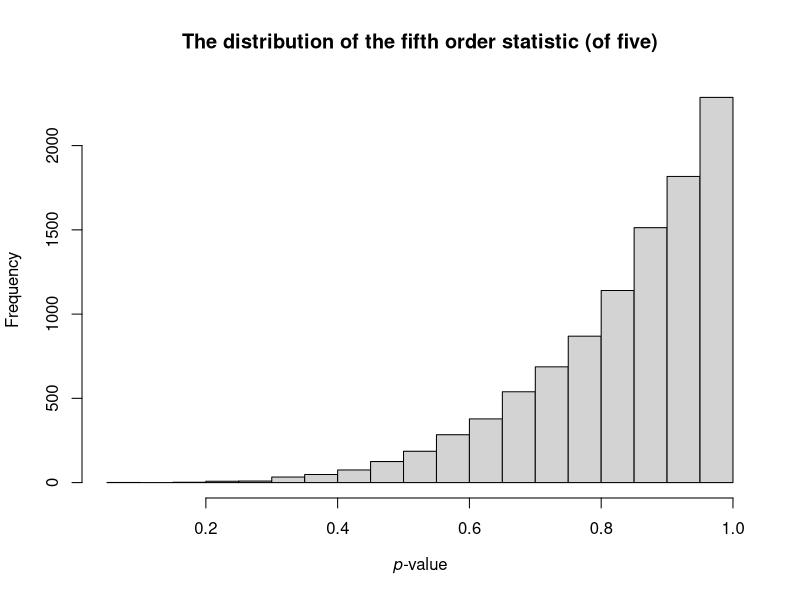
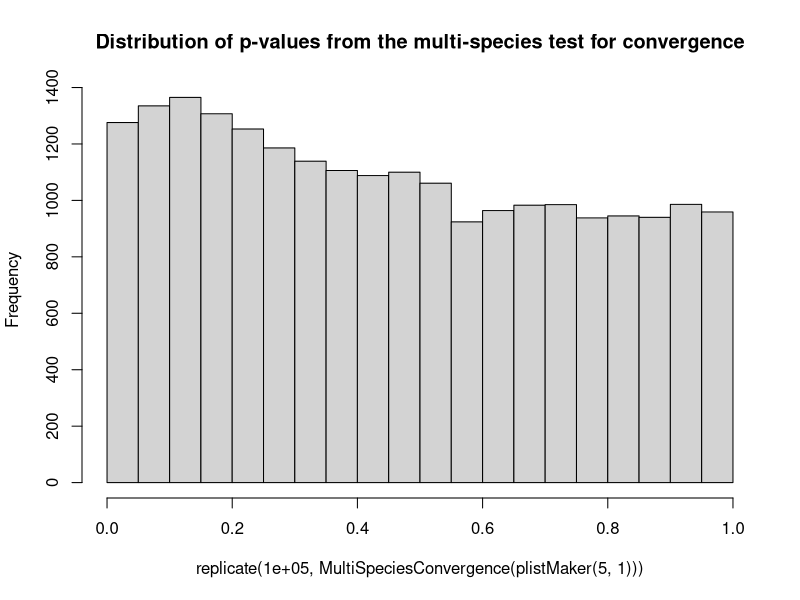
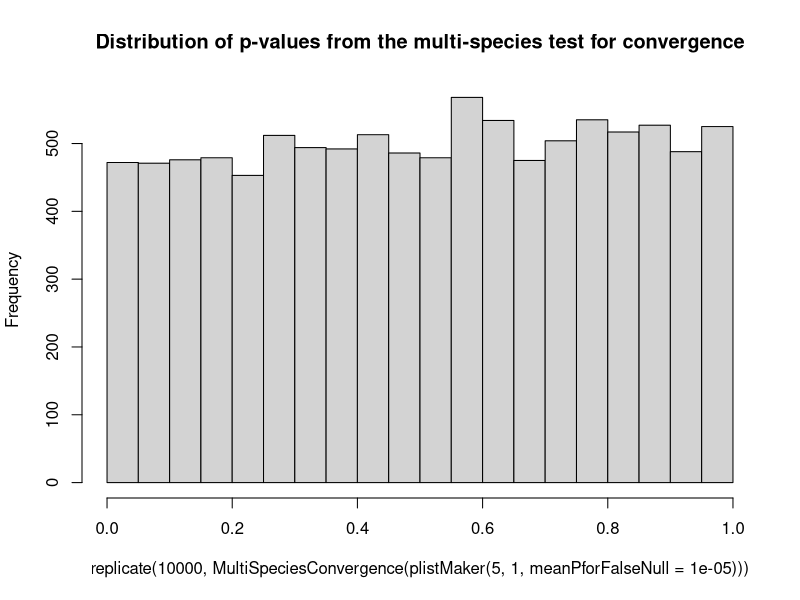
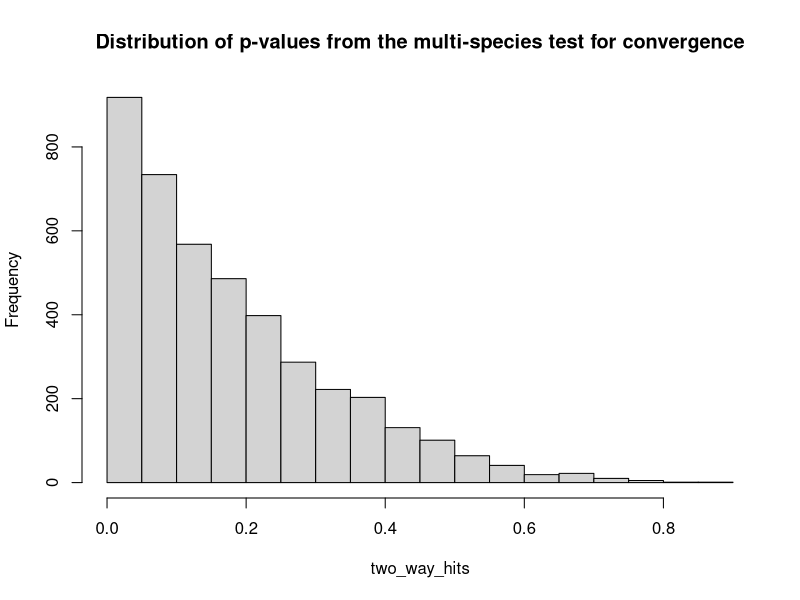
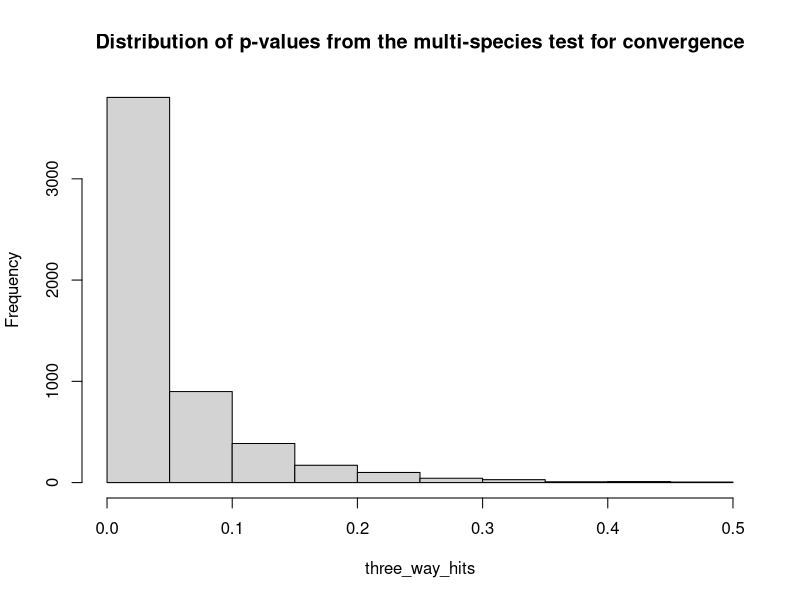
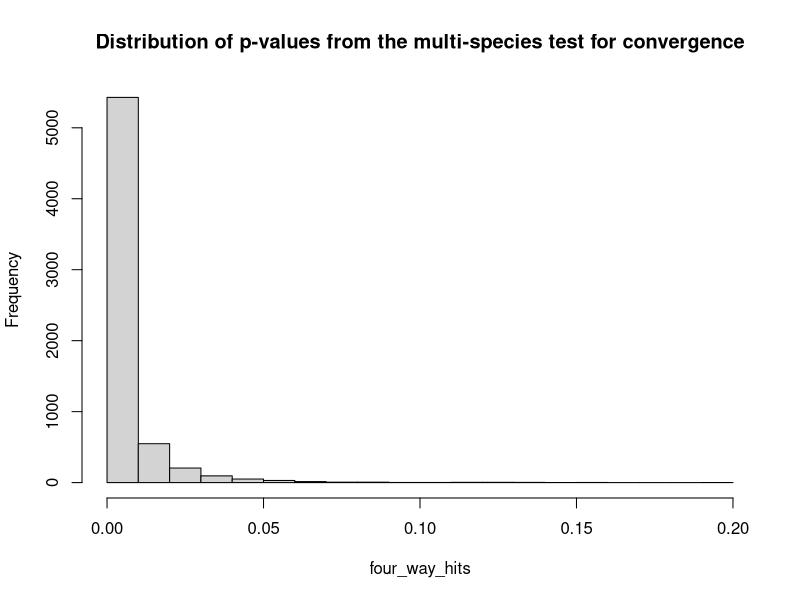

Write R code to recreate these figures, in order. (Note: a time limit stopped this script after it produced the figures.)
## ---- chunk 1
knitr::opts_chunk$set(echo = TRUE)
## ---- chunk 2
hist(rbeta(10000, 5, 5 + 1 - 5),
     main = "The distribution of the fifth order statistic (of five)",
     xlab = expression(italic("p")*"-value"))
## ---- chunk 3

p_value_adjustment <- function(p_vec){
  p_adj = 1 - (1 - min(p_vec))^length(p_vec)
  return(p_adj)
}


p_jth <- function(plist,j) {
  # get the list of the p-value vector
  k=length(plist)
  # return an NA if the j parameter is bigger than the length of the p vector
  if(j>k) {return(NA)}
  # sort the p-values
  pjth=sort(plist)[j]
  # scale the probabilities 
  prob = if(j<k) (pjth /sort(plist)[j+1]) else max(plist)
  # perform the test
  dbinom(x = j, size = j, prob=prob ) 
}

pMax <- function(pVec){
  outVec <- rep(1, length(pVec))
  for (r in 1:length(pVec)){
    outVec[r] =  p_jth(pVec, r)
  }
  return(outVec)
}

MultiSpeciesConvergence <- function(plist, alpha1=.05){
# plist is the set of p-values that you are analying
# alpha1 is the significance threshold for determining whether there is adaptation in at least 1 species
  
# sort the p-values
  sortP = sort(plist)
# get the number of p-values
  n=length(plist)
# remove the first p-value to make the list of order statistics to test
  otherPlist =sortP[-1]
# test if there is adaptation in the species with the smallest p - Dunn-Sidak corrected
  adaptation=sortP[1] < 1-(1-alpha1)^(1/n)
# IF there is at least one hit in the set of 5 p-values run Pmax
#  ELSE return NA
    if(adaptation) p_value_adjustment(pMax(otherPlist)) else NA
}
## ---- chunk 4
MultiSpeciesConvergence( c( 0.01,0.05,0.13,0.5,0.8))
## ---- chunk 5
MultiSpeciesConvergence( c( 0.005,0.01,0.06,0.10,0.8))
## ---- chunk 6
pexp(.05,rate =1/.05)
## ---- chunk 7
plistMaker=function(nSpecies,x, meanPforFalseNull=0.05){
  c(rexp(n=x, rate=1/meanPforFalseNull),runif(n=nSpecies-x))
}
## ---- chunk 8
hist( 
  replicate(100000, 
            MultiSpeciesConvergence(plistMaker(5,1))
            ),
  main= "Distribution of p-values from the multi-species test for convergence"
  )
## ---- chunk 9
hist( 
  replicate(10000, 
            MultiSpeciesConvergence(plistMaker(5,1, meanPforFalseNull = 0.00001))
            ),
    main= "Distribution of p-values from the multi-species test for convergence"

  )
## ---- chunk 10
two_way_hits <- replicate(10000, MultiSpeciesConvergence(plistMaker(4,2, meanPforFalseNull = 0.05)))

hist( 
   two_way_hits,
            
    main= "Distribution of p-values from the multi-species test for convergence"

  )
sum(na.omit(two_way_hits) < 0.05)/length(na.omit(two_way_hits))
## ---- chunk 11
three_way_hits <- replicate(10000,MultiSpeciesConvergence(plistMaker(4,3, meanPforFalseNull = 0.05)))

hist( 
   three_way_hits,
    main= "Distribution of p-values from the multi-species test for convergence"
  )
sum(na.omit(three_way_hits) < 0.05)/length(na.omit(three_way_hits))
## ---- chunk 12
four_way_hits <- replicate(10000,MultiSpeciesConvergence(plistMaker(4,4, meanPforFalseNull = 0.05)))

hist( 
   four_way_hits,
    main= "Distribution of p-values from the multi-species test for convergence"
  )
sum(na.omit(four_way_hits) < 0.05)/length(na.omit(four_way_hits))
## ---- chunk 13

GEA_power <- c( 1:10/1000, 1:10/100, 1:5/10)

power_results <- list()

## And for 4-way:
for (p in seq(length(GEA_power))){
  
  no_way <- replicate(10000,MultiSpeciesConvergence(plistMaker(5,0, meanPforFalseNull = GEA_power[p])))
  one_way <- replicate(10000,MultiSpeciesConvergence(plistMaker(5,1, meanPforFalseNull = GEA_power[p])))
  two_way <- replicate(10000,MultiSpeciesConvergence(plistMaker(5,2, meanPforFalseNull = GEA_power[p])))
  three_way <- replicate(10000,MultiSpeciesConvergence(plistMaker(5,3, meanPforFalseNull = GEA_power[p])))
  four_way <- replicate(10000,MultiSpeciesConvergence(plistMaker(5,4, meanPforFalseNull = GEA_power[p])))
  five_way <- replicate(10000,MultiSpeciesConvergence(plistMaker(5,5, meanPforFalseNull = GEA_power[p])))

  no_way_power <- sum(na.omit(no_way) < 0.05)/length(na.omit(no_way))
 one_way_power <- sum(na.omit(one_way) < 0.05)/length(na.omit(one_way))
two_way_power <- sum(na.omit(two_way) < 0.05)/length(na.omit(two_way))
  three_way_power <- sum(na.omit(three_way) < 0.05)/length(na.omit(three_way))
  four_way_power <- sum(na.omit(four_way) < 0.05)/length(na.omit(four_way))
  five_way_power <- sum(na.omit(five_way) < 0.05)/length(na.omit(five_way))
  
  loop_results <- c(pexp(.05,rate =1/GEA_power[p]),
    no_way_power,
    one_way_power,
    two_way_power,
    three_way_power,
    four_way_power,
    five_way_power)
  power_results[[p]] <- loop_results
  }

outputData <- data.frame(do.call(rbind, power_results))
names(outputData) <- c("GEA_power", 
                       "no_hits",
                       "one_hits",
                       "two_hits",
                       "three_hits",
                       "four_hits",
                       "five_hits")

## ---- chunk 14


library(ggplot2)
library(reshape2)
melt_results <- melt(outputData, id = "GEA_power")
ggplot(data = melt_results,
       aes(x = GEA_power,
           y = value,
           col = variable))+
  geom_line()+
  scale_y_continuous("pMax Power")+
  scale_x_continuous(expression("GEA Power ("*alpha*" <= 0.05"))+
  theme_bw()
  

## ---- chunk 15

rescale_upper_p <- function(pVals){
  if (pVals[1] > pVals[2]){
    return(NA)
  }
   (1 -  (1- pVals[2])/(1- pVals[1]))
}

nullZ <- function(pList, alpha1 = 0.01, alpha2 = 0.05){
  stopifnot(alpha1 < alpha2)
  if (length(pList) != 2){return(NA)}
 
  sorted_list <- sort(pList) 

  if (sorted_list[1] >alpha1){return(NA)}
  else{
    return(sorted_list[2] <= alpha2)
  }
 }

temp_2_way <- plistMaker(2,2, meanPforFalseNull=0.05)
temp_2_way
nullZ(temp_2_way, alpha1= 0.01, alpha2 = 0.05)
## ---- chunk 16


#GEA_power <- c( 1:10/1000, 1:10/100, 1:5/10)

power_results_2 <- list()

for (p in seq(length(GEA_power))){
  
  two_way_data <- rbind( 
  # Convergent genes
    t(rbind(replicate(100, plistMaker(2,2, meanPforFalseNull=GEA_power[p]))) ),
# Idiosyncratic genes
    t(rbind(replicate(200, plistMaker(2,1, meanPforFalseNull=GEA_power[p]))) ),
# Neutral genes
    t(rbind(replicate(17000, plistMaker(2,0, meanPforFalseNull=GEA_power[p]))) ) 
  )

## Shuffle row-wise - this only effects the placement of the idiosyncratic genes
  two_way_result <- two_way_data[,sample(ncol(two_way_data))]
  
  result <- apply(two_way_result, 1, nullZ)

  numConverged <- sum( na.omit( result ) )
  
  loop_results <- c(pexp(.05,rate =1/GEA_power[p]),
                    numConverged)
  
  power_results_2[[p]] <- loop_results

}


outputData_twoWay <- data.frame(do.call(rbind, power_results_2))
names(outputData_twoWay) <- c("GEA_power", 
                       "convergenceEstimate")


## ---- chunk 17
alpha1 = 0.05
alpha2 = 0.01
2*alpha1*alpha2*20000
## ---- chunk 18
qpois(.95, 2*alpha1*alpha2*20000)
## ---- chunk 19
ggplot(data = outputData_twoWay, 
       aes(x= GEA_power,
           y = convergenceEstimate))+
  geom_line()+
  geom_hline( aes( yintercept= qpois(.95, 2*alpha1*alpha2*20000)), lty = 2)+
  geom_hline( aes( yintercept= 100 +  qpois(.5, 2*alpha1*alpha2*20000)), lty = 3, col = "red")+
  scale_y_continuous("Estimated number of convergent genes")+
  scale_x_continuous(expression("GEA Power ("*alpha*" <= 0.05)"))+
  theme_bw()
